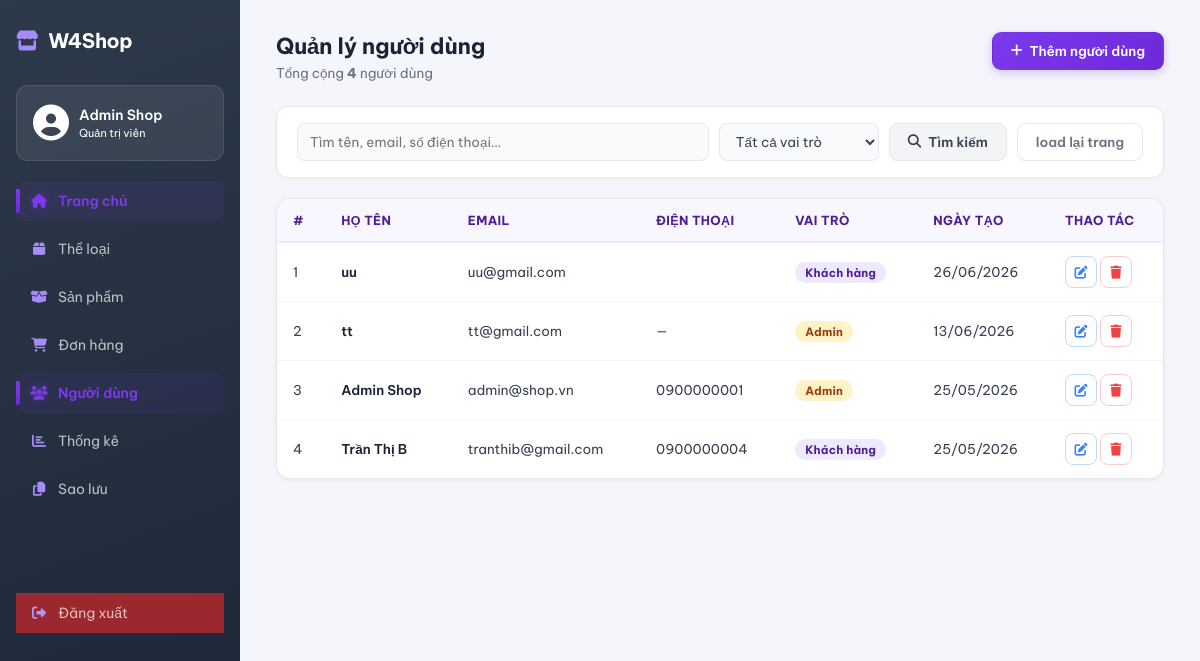
Page /admin/users (signed in) on the committed database.
### tables this page shows
CREATE TABLE `users` (
  `user_id` int(11) NOT NULL,
  `full_name` varchar(100) NOT NULL,
  `email` varchar(150) NOT NULL,
  `password_hash` varchar(255) NOT NULL,
  `phone` varchar(20) DEFAULT NULL,
  `role` enum('customer','admin') NOT NULL DEFAULT 'customer',
  `created_at` datetime NOT NULL DEFAULT current_timestamp()
);

### core/Controller.php (called while the page is built, shortened)
<?php
class Controller {
    protected function render($view, $data = []) {
        extract($data);
        $viewPath = __DIR__ . '/../app/views/' . $view . '.php';
        require $viewPath;
    }
}
?>

### app/controllers/AdminUserController.php (called while the page is built, shortened)
<?php
require_once __DIR__ . '/../../core/Controller.php';
require_once __DIR__ . '/../models/UserModelAdmin.php';
class AdminUserController extends Controller
{
    private UserModelAdmin $userModel;
    public function __construct()
    {
        $this->userModel = new UserModelAdmin();
    }
    public function index(): void
    {
        $search   = trim($_GET['search']  ?? '');
        $role     = $_GET['role']         ?? '';
        $status   = $_GET['status']       ?? '';
        $page     = max(1, (int)($_GET['page'] ?? 1));
        $perPage  = 10;
        $offset   = ($page - 1) * $perPage;
        $filters = compact('search', 'role', 'status');
        $users = $this->userModel->getAll($filters, $perPage, $offset);
        $total = $this->userModel->countAll($filters);
        $totalPages = (int) ceil($total / $perPage);
        $this->render('admin/User', [
            'users'      => $users,
            'total'      => $total,
            'page'       => $page,
            'totalPages' => $totalPages,
            'filters'    => $filters,
        ]);
    }
}

### index.php (called while the page is built, shortened)
<?php
require_once __DIR__ . '/core/Router.php';
$router = new Router();
$router->get('/', 'HomeController', 'index');
$router->get('/products',          'ProductController', 'index');
$router->get('/products/search',   'ProductController', 'search');
$router->get('/products/{id}',     'ProductController', 'detail');
$router->get('/login',    'AuthController', 'loginPage');
$router->post('/login',   'AuthController', 'loginPage');
$router->get('/register', 'AuthController', 'registerPage');
$router->post('/register','AuthController', 'registerPage');
$router->get('/forgot-password', 'AuthController', 'forgotPassword');
$router->get('/logout',   'AuthController', 'logout');
$router->get('/profile',          'ProfileController', 'index');
$router->get('/profile/edit',           'ProfileController', 'edit');
$router->post('/profile/update',        'ProfileController', 'update');
$router->get('/profile/addAddress',         'ProfileController', 'addAddress');
$router->post('/profile/store-address',      'ProfileController', 'storeAddress');
$router->get('/profile/editAddress/{id}',   'ProfileController', 'editAddress');
$router->post('/profile/update-address',     'ProfileController', 'updateAddress');
$router->post('/profile/delete-address',     'ProfileController', 'deleteAddress');
$router->post('/profile/set-default-address','ProfileController', 'setDefaultAddress');
$router->get('/orders/guest-checkout', 'OrderController', 'guestCheckout');
$router->post('/orders/guest-place',   'OrderController', 'guestPlace');
$router->post('/products/buy-now',     'ProductController', 'buyNow');
$router->get('/orders/buynow-preview',  'OrderController',   'buyNowPreview');
$router->post('/orders/buynow-place',   'OrderController',   'buyNowPlace');
$router->get('/cart',          'CartController', 'index');
$router->post('/cart/update',  'CartController', 'update');
$router->post('/cart/delete',  'CartController', 'delete');
$router->post('/cart/add',     'CartController', 'add');
$router->get('/cart/checkInfo', 'CartController', 'checkInfo');
$router->post('/cart/saveAddress', 'CartController', 'saveAddress');
$router->post('/cart/placeOrder', 'CartController', 'placeOrder');
$router->get('/orders/preview',  'CartController', 'preview');
$router->get('/checkout',       'OrderController', 'checkout');
$router->post('/place-order',   'OrderController', 'placeOrder');
$router->get('/orders',         'OrderController', 'history');
$router->get('/orders/pay/{id}',        'OrderController', 'pay');
$router->post('/orders/confirmPayment', 'OrderController', 'confirmPayment');
$router->get('/orders/{id}',    'OrderController', 'detail');
$router->post('/orders/updatePaymentStatus', 'OrderController', 'updatePaymentStatus');
$router->get('/admin',              'AdminController', 'home');
$router->get('/admin/orders',       'AdminController', 'orders');
$router->get('/admin/order-detail', 'AdminController', 'orderDetail');
$router->post('/admin/save-homepage',       'AdminController', 'saveHomepage');
$router->post('/admin/update-order-status', 'AdminController', 'updateOrderStatus');
$router->get('/admin/statistics', 'StatisticsController', 'index');
$router->get('/admin/api/statistics/stats', 'StatisticsController', 'getStats');
$router->get('/admin/api/statistics/monthly-chart', 'StatisticsController', 'getMonthlyChart');
$router->get('/admin/api/statistics/top-products', 'StatisticsController', 'getTopProductsChart');
$router->get('/admin/api/statistics/category', 'StatisticsController', 'getCategoryChart');
$router->get('/admin/api/statistics/order-status', 'StatisticsController', 'getOrderStatusChart');
$router->get('/admin/categories',         'AdminCategoryController', 'index');
$router->get('/admin/categories/create',  'AdminCategoryController', 'create');
$router->get('/admin/categories/edit',    'AdminCategoryController', 'edit');
$router->post('/admin/categories/store',  'AdminCategoryController', 'store');
$router->post('/admin/categories/update', 'AdminCategoryController', 'update');
$router->post('/admin/categories/delete', 'AdminCategoryController', 'delete');
$router->get('/admin/products',                      'AdminProductController', 'index');
$router->get('/admin/products/getProduct',           'AdminProductController', 'getProduct');
$router->get('/admin/products/getAttributes',        'AdminProductController', 'getAttributes');
$router->post('/admin/products/store',               'AdminProductController', 'store');
$router->post('/admin/products/update',              'AdminProductController', 'update');
$router->post('/admin/products/delete',              'AdminProductController', 'delete');
$router->post('/admin/products/deleteVariant',       'AdminProductController', 'deleteVariant');
$router->post('/admin/products/createAttribute',     'AdminProductController', 'createAttribute');
$router->post('/admin/products/createAttributeValue','AdminProductController', 'createAttributeValue');
$router->post('/admin/products/deleteAttribute',     'AdminProductController', 'deleteAttribute');
$router->post('/admin/products/deleteAttributeValue','AdminProductController', 'deleteAttributeValue');
$router->get('/admin/users',                'AdminUserController', 'index');
$router->get('/admin/users/create',         'AdminUserController', 'create');
$router->get('/admin/users/edit',           'AdminUserController', 'edit');
$router->get('/admin/users/detail',         'AdminUserController', 'detail');
$router->post('/admin/users/store',         'AdminUserController', 'store');
$router->post('/admin/users/update',        'AdminUserController', 'update');
$router->post('/admin/users/delete',        'AdminUserController', 'delete');
$router->post('/admin/users/toggle-status', 'AdminUserController', 'toggleStatus');
$router->get('/admin/backup',          'AdminController', 'backup');
$router->post('/admin/backup/download','AdminController', 'downloadBackup');
$router->dispatch();
?>

### config/database.php (called while the page is built, shortened)
<?php
if (!class_exists('Database')) {
class Database {
    private static $conn = null;
    public static function getConnection() {
        if (self::$conn === null) {
            self::$conn = new mysqli(self::DB_HOST, self::DB_USER, self::DB_PASS, self::DB_NAME, self::DB_PORT);
            self::$conn->set_charset("utf8mb4");
        }
        return self::$conn;
    }
}
}
if (!function_exists('getDB')) {
function getDB() {
    return Database::getConnection();
}
}
?>

### app/models/UserModelAdmin.php (called while the page is built, shortened)
<?php
require_once __DIR__ . '/../../core/Model.php';
class UserModelAdmin extends Model
{
    protected string $table = 'users';
    public function getAll(array $filters = [], int $limit = 10, int $offset = 0): array
    {
        [$where, $params] = $this->buildWhereClause($filters);
        $sql = "SELECT user_id, full_name, email, phone, role, created_at
                FROM {$this->table}
                {$where}
                ORDER BY created_at DESC
                LIMIT :limit OFFSET :offset";
        $params[':limit']  = $limit;
        $params[':offset'] = $offset;
        return $this->queryAll($sql, $params);
    }
    public function countAll(array $filters = []): int
    {
        [$where, $params] = $this->buildWhereClause($filters);
        $sql = "SELECT COUNT(*) AS total FROM {$this->table} {$where}";
        $row = $this->queryOne($sql, $params);
        return (int)($row['total'] ?? 0);
    }
private function buildWhereClause(array $filters): array
{
    $conditions = [];
    $params     = [];
    $where = empty($conditions) ? '' : 'WHERE ' . implode(' AND ', $conditions);
    return [$where, $params];
}
}

### core/Model.php (called while the page is built, shortened)
<?php
require_once __DIR__ . '/../config/database.php';
class Model {
    protected $conn;
    public function __construct() {
        $this->conn = getDB();
    }
    private function compileNamedParams(string $sql, array $params): array
    {
        $values = [];
        $compiled = preg_replace_callback('/:([a-zA-Z_][a-zA-Z0-9_]*)/', function ($m) use ($params, &$values) {
            $key = ':' . $m[1];
            if (!array_key_exists($key, $params)) {
                die("Thiếu tham số {$key} khi build query");
            }
            $values[] = $params[$key];
            return '?';
        }, $sql);
        return [$compiled, $values];
    }
    private function prepareExecute(string $sql, array $params = []) {
        [$compiledSql, $values] = $this->compileNamedParams($sql, $params);
        $stmt = mysqli_prepare($this->conn, $compiledSql);
        if (!empty($values)) {
            $types = '';
            $refs  = [];
            foreach ($values as $i => $v) {
                if (is_int($v)) {
                    $types .= 'i';
                } elseif (is_float($v)) {
                    $types .= 'd';
                } else {
                    $types .= 's';
                }
                $refs[] = &$values[$i];
            }
            array_unshift($refs, $types);
            call_user_func_array([$stmt, 'bind_param'], $refs);
        }
        if (!mysqli_stmt_execute($stmt)) {
            die("Execute lỗi: " . mysqli_stmt_error($stmt) . " | SQL: " . $compiledSql);
        }
        return $stmt;
    }
    protected function queryAll(string $sql, array $params = []): array
    {
        $stmt   = $this->prepareExecute($sql, $params);
        $result = mysqli_stmt_get_result($stmt);
        $rows = [];
        if ($result) {
            while ($row = mysqli_fetch_assoc($result)) {
                $rows[] = $row;
            }
        }
        return $rows;
    }
    protected function queryOne(string $sql, array $params = []): array|false
    {
        $rows = $this->queryAll($sql, $params);
        return $rows[0] ?? false;
    }
}
?>

### app/views/admin/User.php (the view, shortened to what this page needs)
<?php include __DIR__ . '/../layouts/admin_sidebar.php'; ?>
<link rel="stylesheet" href="/WEB_GR4/public/assets/css/admin/User.css">
<div class="admin-content">
  <div class="page-header">
    <div>
      <h1 class="page-title">Quản lý người dùng</h1>
      <p class="page-sub">Tổng cộng <strong><?= $total ?></strong> người dùng</p>
    </div>
    <a href="/WEB_GR4/admin/users/create" class="btn btn-primary">
      <i class="fas fa-plus"></i> Thêm người dùng
    </a>
  </div>
  <div class="filter-card">
    <form method="GET" action="/WEB_GR4/admin/users" class="filter-form">
      <input
        type="text"
        name="search"
        placeholder="Tìm tên, email, số điện thoại…"
        value="<?= htmlspecialchars($filters['search'] ?? '') ?>"
        class="form-control"
      >
      <select name="role" class="form-control">
        <option value="">Tất cả vai trò</option>
      </select>
      <button type="submit" class="btn btn-secondary">
        <i class="fas fa-search"></i> Tìm kiếm
      </button>
      <a href="/WEB_GR4/admin/users" class="btn btn-ghost">load lại trang</a>
    </form>
  </div>
  <div class="table-card">
    <?php if (empty($users)): ?>
      <div class="empty-state">
        <i class="fas fa-users fa-3x"></i>
        <p>Không tìm thấy người dùng nào.</p>
      </div>
    <?php else: ?>
      <table class="data-table">
        <thead>
          <tr>
            <th>#</th>
            <th>Họ tên</th>
            <th>Email</th>
            <th>Điện thoại</th>
            <th>Vai trò</th>
            <th>Ngày tạo</th>
            <th class="text-center">Thao tác</th>
          </tr>
        </thead>
        <tbody>
          <?php foreach ($users as $i => $user): ?>
            <tr>
              <td><?= ($page - 1) * 10 + $i + 1 ?></td>
              <td>
                <a href="/WEB_GR4/admin/users/detail?id=<?= $user['user_id'] ?>" class="user-name-link">
                  <?= htmlspecialchars($user['full_name']) ?>
                </a>
              </td>
              <td><?= htmlspecialchars($user['email']) ?></td>
              <td><?= htmlspecialchars($user['phone'] ?? '—') ?></td>
              <td>
                <span class="badge badge-<?= $user['role'] === 'admin' ? 'warning' : 'info' ?>">
                  <?= $user['role'] === 'admin' ? 'Admin' : 'Khách hàng' ?>
                </span>
              </td>
              <td><?= date('d/m/Y', strtotime($user['created_at'])) ?></td>
              <td class="action-cell">
                <a href="/WEB_GR4/admin/users/edit?id=<?= $user['user_id'] ?>" class="btn-icon btn-edit" title="Sửa">
                  <i class="fas fa-edit"></i>
                </a>
                <button
                  class="btn-icon btn-delete delete-btn"
                  data-id="<?= $user['user_id'] ?>"
                  data-name="<?= htmlspecialchars($user['full_name']) ?>"
                  title="Xóa"
                >
                  <i class="fas fa-trash"></i>
                </button>
              </td>
            </tr>
          <?php endforeach; ?>
        </tbody>
      </table>
    <?php endif; ?>
  </div>
</div>

### core/Router.php (shortened to what this page needs)
<?php
class Router {
    private $routes = [];
    public function get($path, $controller, $method) {
        $this->routes[] = ['path' => $path, 'controller' => $controller, 'method' => $method, 'httpMethod' => 'GET'];
    }
    public function post($path, $controller, $method) {
        $this->routes[] = ['path' => $path, 'controller' => $controller, 'method' => $method, 'httpMethod' => 'POST'];
    }
    public function dispatch() {
        $url = parse_url($_SERVER['REQUEST_URI'], PHP_URL_PATH);
        $base = '/WEB_GR4';
        if (strpos($url, $base) === 0) {
            $url = substr($url, strlen($base));
        }
        $httpMethod = $_SERVER['REQUEST_METHOD'];
        foreach ($this->routes as $route) {
            if ($route['httpMethod'] === $httpMethod && $this->match($route['path'], $url, $params)) {
                $ctrl = new $route['controller']();
                call_user_func_array([$ctrl, $route['method']], $params);
                return;
            }
        }
    }
    private function match($routePath, $url, &$params) {
        $pattern = preg_replace('/\{(\w+)\}/', '([^/]+)', $routePath);
        $pattern = '#^' . $pattern . '$#';
        if (preg_match($pattern, $url, $matches)) {
            return true;
        }
        return false;
    }
}
?>

### rows in the picture
users: i "1", full_name "uu", email "uu@gmail.com", role "Khách hàng", created_at "26/06/2026"
users: i "2", full_name "tt", email "tt@gmail.com", phone "—", role "Admin", created_at "13/06/2026"
users: i "3", full_name "Admin Shop", email "admin@shop.vn", phone "0900000001", role "Admin", created_at "25/05/2026"
users: i "4", full_name "Trần Thị B", email "tranthib@gmail.com", phone "0900000004", role "Khách hàng", created_at "25/05/2026"

### other values in the picture
$total "4"
